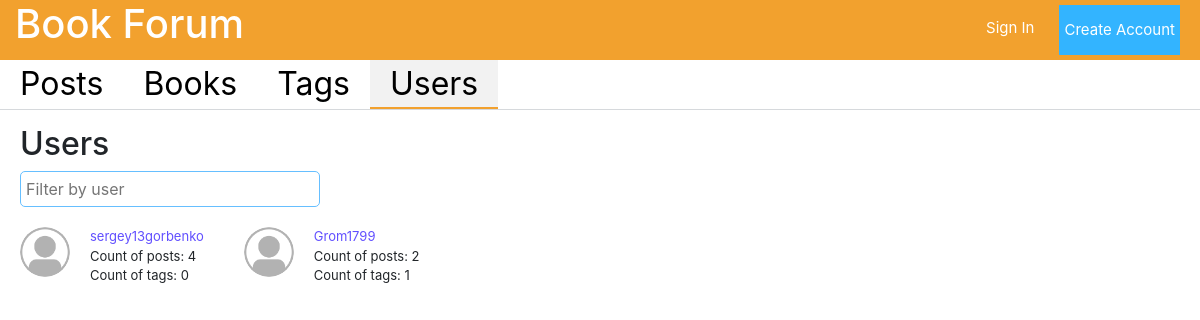
/users/, run on the app's committed database.
### forum/models.py (models this page shows, shortened)
class UserProfile(models.Model):
    user = models.OneToOneField(User, on_delete=models.CASCADE)
    about = models.CharField(max_length=255, blank=True)
    photo = models.ImageField(upload_to='avatars', blank=True, null=True)
    count_posts = models.IntegerField(default=0)
    count_tags = models.IntegerField(default=0)

### forum/views.py (the view)
# urls.py: path('users/', views.users, name='users'),
def users(request):
    all_users = UserProfile.objects.all()
    context = {'users': all_users}
    return render(request, 'user/users.html', context=context)

### templates/user/users.html (shortened to what this page needs)
{% load static %}
<!DOCTYPE html>
<html lang="en">
<head>
    <link rel="stylesheet" href="https://stackpath.bootstrapcdn.com/bootstrap/4.1.3/css/bootstrap.min.css"
>
    <link rel="stylesheet" href="{% static 'css/style.css' %}">
</head>
<body>
<header class="header container-fluid d-flex justify-content-between">
    <a href="/">
        <h1>Book Forum</h1>
    </a>
    {% if user.is_authenticated %}
        <div class="d-flex justify-content-end">
            <span class="username"><a href="/profile">{{ user.username }}</a></span>
            <a class="log_out" href="/logout">
                <p class="small_text">Log out</p>
            </a>
        </div>
    {% else %}
        <div class="d-flex justify-content-end">
            <a class="sign_in_text" href="/login">
                <p class="small_text">Sign In</p>
            </a>
            <button class="btn-default green_btn small_text" onclick="location.href='/registration'">Create Account
            </button>
        </div>
    {% endif %}
</header>
<section class="d-flex content">
    <div class="list">
        <ul class="top_sidebar">
            <li id="posts"><a href="/posts">Posts</a></li>
            <li id="books"><a href="/books">Books</a></li>
            <li id="tags"><a href="/tags">Tags</a></li>
            <li id="users"><a href="/users">Users</a></li>
        </ul>
    </div>
    <div class="page">
        {% if users %}
            <div class="users_head">
                <h2>Users</h2>
                <input type="text" class="search_field" placeholder="Filter by user"/>
            </div>
            <div class="d-flex flex-wrap">
                {% for user in users %}
                    <div class="user_div">
                        <div class="d-flex">
                            {% if user.photo %}
                                <img src="{{ user.photo.url }}" class="users_img" alt="User Image" title="User Image">
                            {% else %}
                                <img src="{% static 'img/default-user.png' %}" class="users_img" alt="User Image"
                                     title="User Image">
                            {% endif %}
                            <div>
                                <p class="user_name"
                                   onclick="location.href = '/profile/{{ user.user }}/'">{{ user.user }}</p>
                                <p>Count of posts: {{ user.count_posts }}</p>
                                <p>Count of tags: {{ user.count_tags }}</p>
                            </div>
                        </div>
                    </div>
                {% endfor %}
            </div>
        {% else %}
            <div align="center">
                <h2 class="ml-3 mt-3">No created users!</h2>
                <button class="btn btn-primary create_post_btn ml-3" onclick="location.href = '/registration'">Sign up
                </button>
            </div>
        {% endif %}
    </div>
</section>
</body>
</html>

### static/css/style.css (style rules this page uses)
* { padding: 0; margin: 0; }
.header { position: fixed; width: 100%; height: 60px; background: #F2A12E; }
.header > a, .header > a:focus, .header > a:hover { text-decoration: none; color: white; }
.header > a > h1, .header > a > h1:focus, .header > a > h1:hover { color: white; }
.green_btn { background-color: #33B4FF; margin: 5px; border: none; padding: 5px; color: white; cursor: pointer; }
.small_text { font-size: 15px; }
.sign_in_text, .sign_in_text:focus, .sign_in_text:hover { color: white; margin-top: 17px; text-decoration: none; margin-right: 20px; }
.top_sidebar { list-style: none; display: flex; margin-bottom: 0; }
.top_sidebar > li { padding-right: 20px; padding-left: 20px; font-size: 32px; }
.top_sidebar > li > a, .top_sidebar > li > a:focus, .top_sidebar > li > a:hover { color: black; text-decoration: none; cursor: pointer; }
.content { padding-top: 110px; }
.list { border-bottom: 1px solid #D6D9DC; width: 100%; height: 50px; position: fixed; top: 60px; background-color: white; overflow-x: hidden; }
.page { overflow-y: hidden; width: available; width: -moz-available; width: -webkit-fill-available; }
.active_tab { background-color: #F2F2F2; height: 49px; border-bottom: 2px solid #F2A12E; }
.search_field { border: 1px solid #66BFFF; border-radius: 5px; padding: 5px; width: 300px; }
.users_head, .tags_head { margin-left: 20px; margin-top: 15px; }
.users_img { height: 50px; width: 50px; margin-right: 20px; border-radius: 50%; }
.user_div { margin: 20px; }
.user_div > .d-flex > div > p { font-size: 13px; margin-bottom: 0; }
.user_name { color: rgb(97, 79, 255); cursor: pointer; }

### data on the page
UserProfile: user "sergey13gorbenko", count_posts "4", count_tags "0"
UserProfile: user "Grom1799", count_posts "2", count_tags "1"
